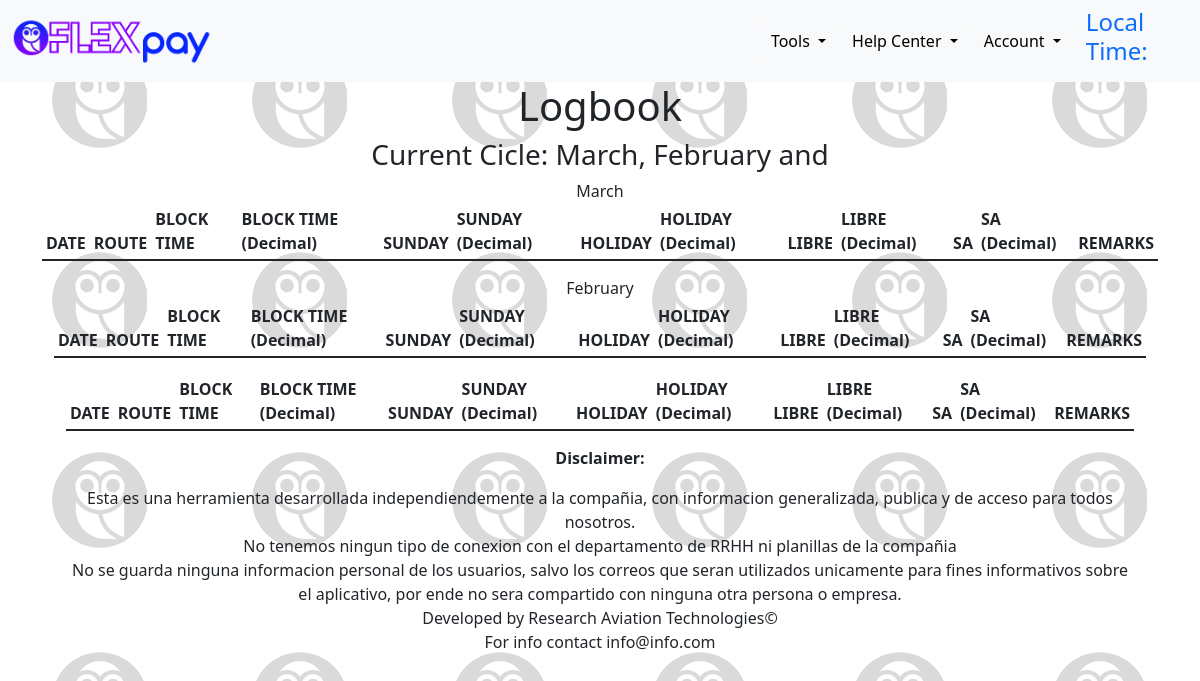
Page /logbook/ (signed in) on the earlier database version.
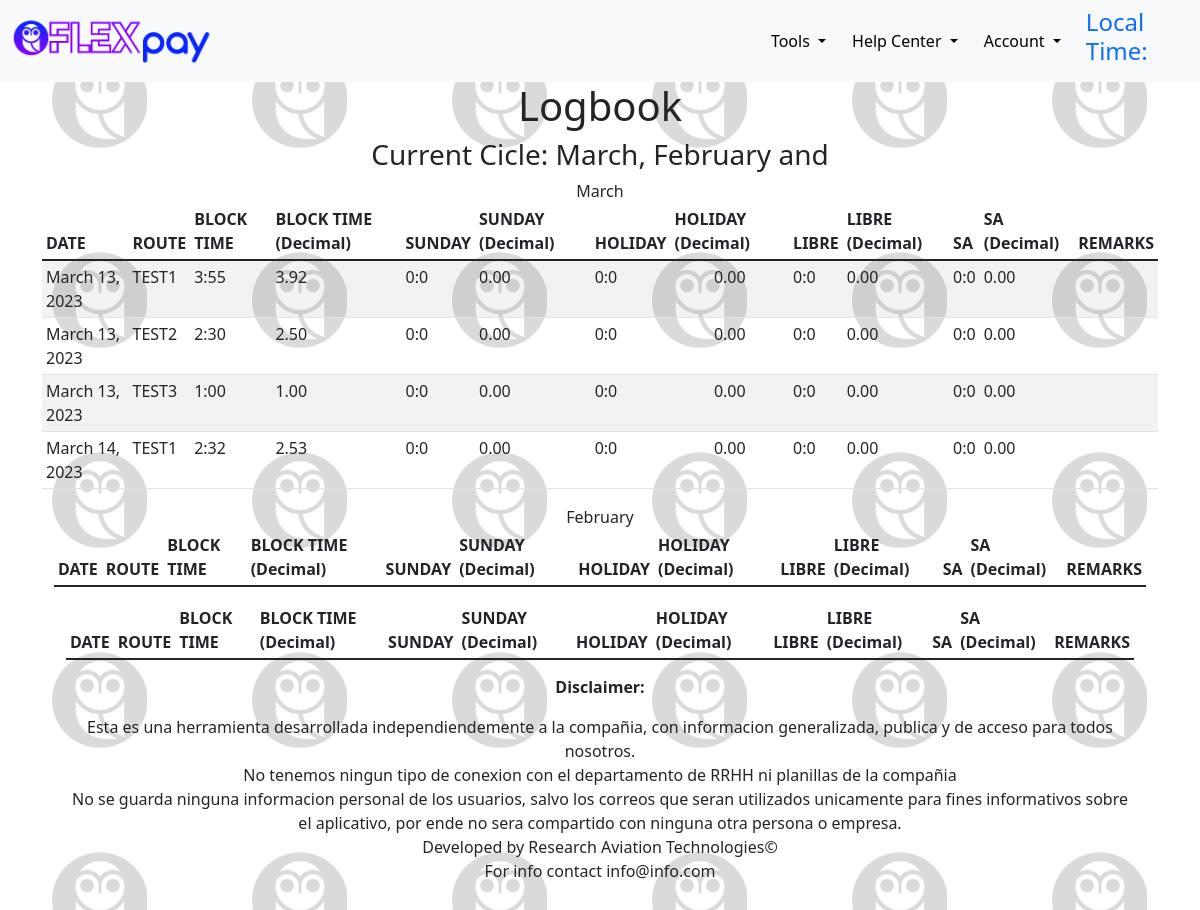
Same page on the later database version.
### main/models.py (models this page shows, shortened)
class Logbook(models.Model):
    def default_zero():
        return "0"
    date = models.DateField()
    cmp_id = models.CharField(max_length=6, null=True)
    route = models.CharField(max_length=250)
    total_hrs_input = models.CharField(max_length=2, null=False)
    total_min_input = models.CharField(max_length=2, null=False)
    total_decimal = models.DecimalField(max_digits=5, decimal_places=2, default=0)
    total_flight_block = models.CharField(max_length=5, null=True, blank=True)
    sun_hrs_input = models.CharField(max_length=2, null=True, blank=True, default=default_zero)
    sun_min_input = models.CharField(max_length=2, null=True, blank=True, default=default_zero)
    total_sun_block = models.CharField(max_length=5, null=True, blank=True)
    sun_decimal = models.DecimalField(max_digits=5, decimal_places=2, default=0)
    holiday_hrs_input = models.CharField(max_length=2, null=True, blank=True, default=default_zero)
    holiday_min_input = models.CharField(max_length=2, null=True, blank=True, default=default_zero)
    total_holiday_block = models.CharField(max_length=5, null=True, blank=True)
    holiday_decimal = models.DecimalField(max_digits=5, decimal_places=2, default=0)
    libre_hrs_input = models.CharField(max_length=2, null=True, blank=True, default=default_zero)
    libre_min_input = models.CharField(max_length=2, null=True, blank=True, default=default_zero)
    total_libre_block = models.CharField(max_length=5, null=True, blank=True)
    libre_decimal = models.DecimalField(max_digits=5, decimal_places=2, default=0)
    sa_hrs_input = models.CharField(max_length=2, null=True, blank=True, default=default_zero)
    sa_min_input = models.CharField(max_length=2, null=True, blank=True, default=default_zero)
    total_sa_block = models.CharField(max_length=5, null=True, blank=True)
    sa_decimal = models.DecimalField(max_digits=5, decimal_places=2, default=0)
    remarks = models.CharField(max_length=250, null=True, blank=True)
    created = models.DateTimeField(auto_now_add=True)

### main/views.py (the view)
# urls.py: path('logbook/', views.RawLogbook, name='logbook'),
@login_required(login_url='login')
def RawLogbook(request):
    today_month = datetime.today().month
    current_month = calendar.month_name[int(today_month)]
    prev_month = today_month - 1
    if prev_month <= 0:
        current_month_minus1_int = 12 - prev_month
    else:
        current_month_minus1_int = prev_month
    current_month_minus1 = calendar.month_name[int(current_month_minus1_int)]
    if prev_month <= 0:
        current_month_minus2_int = 12 - prev_month
    else:
        current_month_minus2_int = prev_month
    current_month_minus2 = calendar.month_name[int(current_month_minus2_int)-2]
    raw_logbook = Logbook.objects.filter(cmp_id=request.user,date__month=today_month).order_by('date')
    raw_logbook_1 = Logbook.objects.filter(cmp_id=request.user,date__month=current_month_minus1_int).order_by('date')
    raw_logbook_2 = Logbook.objects.filter(cmp_id=request.user,date__month=current_month_minus2_int).order_by('date')
    context = {'raw_logbook' : raw_logbook,
    'current_month' : current_month,
    'current_month_minus1':current_month_minus1,
    'current_month_minus2':current_month_minus2,
    'raw_logbook_1' : raw_logbook_1,
    'raw_logbook_2' : raw_logbook_2
    }
    return render(request, 'main/logbook.html', context)

### main/models.py (called while the page is built)
    def __str__(self):
        return str(self.cmp_id)

### main/templates/main/logbook.html (shortened to what this page needs)
{% extends 'main.html' %}
{% block content %}
<div class="text-center">
    <h1>Logbook</h1>
    <h3>Current Cicle: {{current_month}}, {{current_month_minus1}} and {{current_month_minus2}}</h3>
</div>
<div class="text-center">{{current_month}}</div>
<div class="container-sm">
    <table class="table table-sm table-striped">
        <thead>
            <tr>
            <th scope="col">DATE</th>
            <th scope="col">ROUTE</th>
            <th scope="col">BLOCK TIME</th>
            <th scope="col">BLOCK TIME (Decimal)</th>
            <th scope="col">SUNDAY</th>
            <th scope="col">SUNDAY (Decimal)</th>
            <th scope="col">HOLIDAY</th>
            <th scope="col">HOLIDAY (Decimal)</th>
            <th scope="col">LIBRE</th>
            <th scope="col">LIBRE (Decimal)</th>
            <th scope="col">SA</th>
            <th scope="col">SA (Decimal)</th>
            <th scope="col">REMARKS</th>
            </tr>
        </thead>
        <tbody class="table-group-divider">
            <tr>
            {%for log in raw_logbook %}
            <td>{{log.date}}</td>
            <td>{{log.route}}</td>
            <td>{{log.total_flight_block}}</td>
            <td>{{log.total_decimal}}</td>
            <td>{{log.total_sun_block}}</td>
            <td>{{log.sun_decimal}}</td>
            <td>{{log.total_holiday_block}}</td>
            <td class="text-center">{{log.holiday_decimal}}</td>
            <td>{{log.total_libre_block}}</td>
            <td>{{log.libre_decimal}}</td>
            <td>{{log.total_sa_block}}</td>
            <td>{{log.sa_decimal}}</td>
            <td>{{log.remarks}}</td>
            </tr>
            {% endfor %}
        </tbody>
    </table>
<div class="text-center">{{current_month_minus1}}</div>
    <div class="container-sm">
        <table class="table table-sm table-striped">
            <thead>
                <tr>
                <th scope="col">DATE</th>
                <th scope="col">ROUTE</th>
                <th scope="col">BLOCK TIME</th>
                <th scope="col">BLOCK TIME (Decimal)</th>
                <th scope="col">SUNDAY</th>
                <th scope="col">SUNDAY (Decimal)</th>
                <th scope="col">HOLIDAY</th>
                <th scope="col">HOLIDAY (Decimal)</th>
                <th scope="col">LIBRE</th>
                <th scope="col">LIBRE (Decimal)</th>
                <th scope="col">SA</th>
                <th scope="col">SA (Decimal)</th>
                <th scope="col">REMARKS</th>
                </tr>
            </thead>
        </table>
        <div class="container-sm">
            <table class="table table-sm table-striped">
                <thead>
                    <tr>
                    <th scope="col">DATE</th>
                    <th scope="col">ROUTE</th>
                    <th scope="col">BLOCK TIME</th>
                    <th scope="col">BLOCK TIME (Decimal)</th>
                    <th scope="col">SUNDAY</th>
                    <th scope="col">SUNDAY (Decimal)</th>
                    <th scope="col">HOLIDAY</th>
                    <th scope="col">HOLIDAY (Decimal)</th>
                    <th scope="col">LIBRE</th>
                    <th scope="col">LIBRE (Decimal)</th>
                    <th scope="col">SA</th>
                    <th scope="col">SA (Decimal)</th>
                    <th scope="col">REMARKS</th>
                    </tr>
                </thead>
            </table>
{% endblock %}

### templates/main.html (shortened to what this page needs)
<!DOCTYPE html>
{% load static %}
<html>
    <link href="https://cdn.jsdelivr.net/npm/bootstrap@5.2.2/dist/css/bootstrap.min.css" rel="stylesheet">
<head>
    <link rel="stylesheet" type="text/css" media="screen" href="{% static 'styles/main.css' %}"/>
</head>
<body style= "background-image: url('{% static '/images/background.png' %}')">
    {% include 'navbar.html' %}
    {% block content %}
    {% endblock %}
<div class="text-center"><p><strong>Disclaimer:</strong>
    <p>Esta es una herramienta desarrollada independiendemente a la compañia, con informacion generalizada, publica y de acceso para todos nosotros.</br>
    No tenemos ningun tipo de conexion con el departamento de RRHH ni planillas de la compañia</br>
    No se guarda ninguna informacion personal de los usuarios, salvo los correos que seran utilizados unicamente para fines informativos sobre el aplicativo, por ende no sera compartido con ninguna otra persona o empresa.</br>
    Developed by Research Aviation Technologies©</br>
    For info contact info@info.com</p>
</div>
</body>
</html>

### templates/navbar.html (shortened to what this page needs)
{% load static %}
<nav class="navbar navbar-expand-lg bg-light navbar-dark">
    <div class="container">
      <a class="navbar-brand display-1" href="/"><img src="{% static '/images/FlexPay_Transparent.png' %}" style="width:200px;"></a>
      <ul class="navbar-nav ms-auto">
        <li class="nav-item dropdown">
            <button class="btn btn-light dropdown-toggle" type="button" id="dropdownMenuButton1" data-bs-toggle="dropdown" aria-expanded="false">
              Tools
            </button>
       </li>
        <li class="nav-item dropdown">
            <button class="btn btn-light dropdown-toggle" type="button" id="dropdownMenuButton1" data-bs-toggle="dropdown" aria-expanded="false">
              Help Center
            </button>
        </li>
        <li class="nav-item dropdown">
            <button class="btn btn-light dropdown-toggle" type="button" id="dropdownMenuButton1" data-bs-toggle="dropdown" aria-expanded="false">
              Account
            </button>
        </div>
    <div class="text-primary">
      <h4>Local Time: {{today_is}}</h4>
    </div>
</nav>

### static/styles/main.css (style rules this page uses)
body { background: #b0d5ff; }

Differences in the rows shown:
added Logbook: date "March 13, 2023", route "TEST1", total_flight_block "3:55", total_decimal "3.92", total_sun_block "0:0", sun_decimal "0.00", total_holiday_block "0:0", holiday_decimal "0.00", total_libre_block "0:0", libre_decimal "0.00", total_sa_block "0:0", sa_decimal "0.00"
added Logbook: date "March 13, 2023", route "TEST2", total_flight_block "2:30", total_decimal "2.50", total_sun_block "0:0", sun_decimal "0.00", total_holiday_block "0:0", holiday_decimal "0.00", total_libre_block "0:0", libre_decimal "0.00", total_sa_block "0:0", sa_decimal "0.00"
added Logbook: date "March 13, 2023", route "TEST3", total_flight_block "1:00", total_decimal "1.00", total_sun_block "0:0", sun_decimal "0.00", total_holiday_block "0:0", holiday_decimal "0.00", total_libre_block "0:0", libre_decimal "0.00", total_sa_block "0:0", sa_decimal "0.00"
added Logbook: date "March 14, 2023", route "TEST1", total_flight_block "2:32", total_decimal "2.53", total_sun_block "0:0", sun_decimal "0.00", total_holiday_block "0:0", holiday_decimal "0.00", total_libre_block "0:0", libre_decimal "0.00", total_sa_block "0:0", sa_decimal "0.00"
